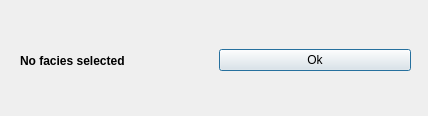
<?xml version="1.0" encoding="UTF-8"?>
<ui version="4.0">
 <class>dialog_no_facies_selected</class>
 <widget class="QDialog" name="dialog_no_facies_selected">
  <property name="geometry">
   <rect>
    <x>0</x>
    <y>0</y>
    <width>428</width>
    <height>116</height>
   </rect>
  </property>
  <property name="windowTitle">
   <string>Dialog</string>
  </property>
  <widget class="QWidget" name="layoutWidget">
   <property name="geometry">
    <rect>
     <x>20</x>
     <y>30</y>
     <width>391</width>
     <height>61</height>
    </rect>
   </property>
   <layout class="QHBoxLayout" name="layout_no_facies_selected">
    <item>
     <widget class="QLabel" name="label_no_facies_selected">
      <property name="font">
       <font>
        <weight>75</weight>
        <bold>true</bold>
       </font>
      </property>
      <property name="text">
       <string>No facies selected</string>
      </property>
     </widget>
    </item>
    <item>
     <widget class="QPushButton" name="m_button_ok">
      <property name="text">
       <string>Ok</string>
      </property>
     </widget>
    </item>
   </layout>
  </widget>
 </widget>
 <resources/>
 <connections/>
</ui>
